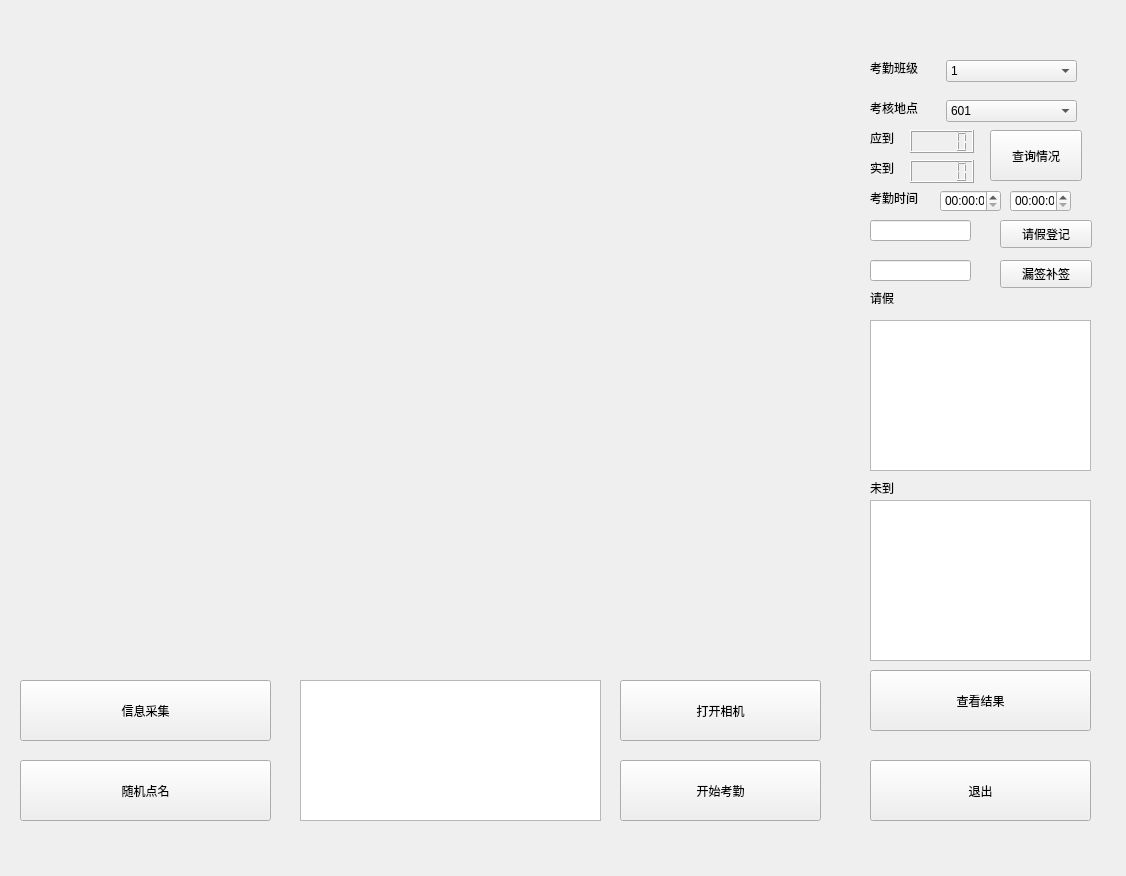
<?xml version="1.0" encoding="UTF-8"?>
<ui version="4.0">
 <class>Form</class>
 <widget class="QWidget" name="Form">
  <property name="geometry">
   <rect>
    <x>0</x>
    <y>0</y>
    <width>1126</width>
    <height>876</height>
   </rect>
  </property>
  <property name="windowTitle">
   <string>Form</string>
  </property>
  <widget class="QPushButton" name="infor_bot">
   <property name="geometry">
    <rect>
     <x>20</x>
     <y>680</y>
     <width>251</width>
     <height>61</height>
    </rect>
   </property>
   <property name="text">
    <string>信息采集</string>
   </property>
  </widget>
  <widget class="QPushButton" name="red_name_bot">
   <property name="geometry">
    <rect>
     <x>20</x>
     <y>760</y>
     <width>251</width>
     <height>61</height>
    </rect>
   </property>
   <property name="text">
    <string>随机点名</string>
   </property>
  </widget>
  <widget class="QPushButton" name="open_camre">
   <property name="geometry">
    <rect>
     <x>620</x>
     <y>680</y>
     <width>201</width>
     <height>61</height>
    </rect>
   </property>
   <property name="text">
    <string>打开相机</string>
   </property>
  </widget>
  <widget class="QPushButton" name="check_bot">
   <property name="geometry">
    <rect>
     <x>620</x>
     <y>760</y>
     <width>201</width>
     <height>61</height>
    </rect>
   </property>
   <property name="text">
    <string>开始考勤</string>
   </property>
  </widget>
  <widget class="QPushButton" name="exit_box">
   <property name="geometry">
    <rect>
     <x>870</x>
     <y>760</y>
     <width>221</width>
     <height>61</height>
    </rect>
   </property>
   <property name="text">
    <string>退出</string>
   </property>
  </widget>
  <widget class="QPushButton" name="result_bot">
   <property name="geometry">
    <rect>
     <x>870</x>
     <y>670</y>
     <width>221</width>
     <height>61</height>
    </rect>
   </property>
   <property name="text">
    <string>查看结果</string>
   </property>
  </widget>
  <widget class="QLCDNumber" name="shi_num">
   <property name="geometry">
    <rect>
     <x>910</x>
     <y>130</y>
     <width>64</width>
     <height>23</height>
    </rect>
   </property>
  </widget>
  <widget class="QLCDNumber" name="wei_num">
   <property name="geometry">
    <rect>
     <x>910</x>
     <y>160</y>
     <width>64</width>
     <height>23</height>
    </rect>
   </property>
  </widget>
  <widget class="QTimeEdit" name="start_time">
   <property name="geometry">
    <rect>
     <x>940</x>
     <y>190</y>
     <width>61</width>
     <height>22</height>
    </rect>
   </property>
  </widget>
  <widget class="QTimeEdit" name="end_time">
   <property name="geometry">
    <rect>
     <x>1010</x>
     <y>190</y>
     <width>61</width>
     <height>22</height>
    </rect>
   </property>
  </widget>
  <widget class="QLineEdit" name="ask_off_Edit">
   <property name="geometry">
    <rect>
     <x>870</x>
     <y>220</y>
     <width>101</width>
     <height>21</height>
    </rect>
   </property>
  </widget>
  <widget class="QLineEdit" name="Retroactive">
   <property name="geometry">
    <rect>
     <x>870</x>
     <y>260</y>
     <width>101</width>
     <height>21</height>
    </rect>
   </property>
  </widget>
  <widget class="QPushButton" name="ask_off_bot">
   <property name="geometry">
    <rect>
     <x>1000</x>
     <y>220</y>
     <width>92</width>
     <height>28</height>
    </rect>
   </property>
   <property name="text">
    <string>请假登记</string>
   </property>
  </widget>
  <widget class="QPushButton" name="Retroactive_bot">
   <property name="geometry">
    <rect>
     <x>1000</x>
     <y>260</y>
     <width>92</width>
     <height>28</height>
    </rect>
   </property>
   <property name="text">
    <string>漏签补签</string>
   </property>
  </widget>
  <widget class="QPushButton" name="inquire_box">
   <property name="geometry">
    <rect>
     <x>990</x>
     <y>130</y>
     <width>92</width>
     <height>51</height>
    </rect>
   </property>
   <property name="text">
    <string>查询情况</string>
   </property>
  </widget>
  <widget class="QComboBox" name="class_box">
   <property name="geometry">
    <rect>
     <x>946</x>
     <y>60</y>
     <width>131</width>
     <height>22</height>
    </rect>
   </property>
   <item>
    <property name="text">
     <string>1</string>
    </property>
   </item>
   <item>
    <property name="text">
     <string>2</string>
    </property>
   </item>
   <item>
    <property name="text">
     <string>3</string>
    </property>
   </item>
   <item>
    <property name="text">
     <string>4</string>
    </property>
   </item>
   <item>
    <property name="text">
     <string>5</string>
    </property>
   </item>
  </widget>
  <widget class="QComboBox" name="add_box">
   <property name="geometry">
    <rect>
     <x>946</x>
     <y>100</y>
     <width>131</width>
     <height>22</height>
    </rect>
   </property>
   <item>
    <property name="text">
     <string>601</string>
    </property>
   </item>
   <item>
    <property name="text">
     <string>602</string>
    </property>
   </item>
   <item>
    <property name="text">
     <string>603</string>
    </property>
   </item>
   <item>
    <property name="text">
     <string>604</string>
    </property>
   </item>
   <item>
    <property name="text">
     <string>605</string>
    </property>
   </item>
   <item>
    <property name="text">
     <string>606</string>
    </property>
   </item>
   <item>
    <property name="text">
     <string>607</string>
    </property>
   </item>
   <item>
    <property name="text">
     <string>608</string>
    </property>
   </item>
   <item>
    <property name="text">
     <string>609</string>
    </property>
   </item>
   <item>
    <property name="text">
     <string>610</string>
    </property>
   </item>
   <item>
    <property name="text">
     <string>611</string>
    </property>
   </item>
   <item>
    <property name="text">
     <string>612</string>
    </property>
   </item>
   <item>
    <property name="text">
     <string>613</string>
    </property>
   </item>
   <item>
    <property name="text">
     <string>614</string>
    </property>
   </item>
   <item>
    <property name="text">
     <string>615</string>
    </property>
   </item>
   <item>
    <property name="text">
     <string>616</string>
    </property>
   </item>
   <item>
    <property name="text">
     <string>617</string>
    </property>
   </item>
  </widget>
  <widget class="QLabel" name="label">
   <property name="geometry">
    <rect>
     <x>870</x>
     <y>60</y>
     <width>72</width>
     <height>15</height>
    </rect>
   </property>
   <property name="text">
    <string>考勤班级</string>
   </property>
  </widget>
  <widget class="QLabel" name="label_2">
   <property name="geometry">
    <rect>
     <x>870</x>
     <y>100</y>
     <width>72</width>
     <height>15</height>
    </rect>
   </property>
   <property name="text">
    <string>考核地点</string>
   </property>
  </widget>
  <widget class="QLabel" name="label_3">
   <property name="geometry">
    <rect>
     <x>870</x>
     <y>130</y>
     <width>41</width>
     <height>16</height>
    </rect>
   </property>
   <property name="text">
    <string>应到</string>
   </property>
  </widget>
  <widget class="QLabel" name="label_4">
   <property name="geometry">
    <rect>
     <x>870</x>
     <y>160</y>
     <width>31</width>
     <height>16</height>
    </rect>
   </property>
   <property name="text">
    <string>实到</string>
   </property>
  </widget>
  <widget class="QLabel" name="label_5">
   <property name="geometry">
    <rect>
     <x>870</x>
     <y>190</y>
     <width>61</width>
     <height>16</height>
    </rect>
   </property>
   <property name="text">
    <string>考勤时间</string>
   </property>
  </widget>
  <widget class="QLabel" name="newtime">
   <property name="geometry">
    <rect>
     <x>860</x>
     <y>20</y>
     <width>221</width>
     <height>20</height>
    </rect>
   </property>
   <property name="text">
    <string/>
   </property>
  </widget>
  <widget class="QLabel" name="label_6">
   <property name="geometry">
    <rect>
     <x>870</x>
     <y>290</y>
     <width>72</width>
     <height>15</height>
    </rect>
   </property>
   <property name="text">
    <string>请假</string>
   </property>
  </widget>
  <widget class="QLabel" name="label_7">
   <property name="geometry">
    <rect>
     <x>870</x>
     <y>480</y>
     <width>72</width>
     <height>15</height>
    </rect>
   </property>
   <property name="text">
    <string>未到</string>
   </property>
  </widget>
  <widget class="QLabel" name="title">
   <property name="geometry">
    <rect>
     <x>270</x>
     <y>20</y>
     <width>331</width>
     <height>20</height>
    </rect>
   </property>
   <property name="text">
    <string/>
   </property>
  </widget>
  <widget class="QTextEdit" name="ask_text">
   <property name="geometry">
    <rect>
     <x>870</x>
     <y>320</y>
     <width>221</width>
     <height>151</height>
    </rect>
   </property>
  </widget>
  <widget class="QTextEdit" name="wei_text">
   <property name="geometry">
    <rect>
     <x>870</x>
     <y>500</y>
     <width>221</width>
     <height>161</height>
    </rect>
   </property>
  </widget>
  <widget class="QTextEdit" name="messag_text">
   <property name="geometry">
    <rect>
     <x>300</x>
     <y>680</y>
     <width>301</width>
     <height>141</height>
    </rect>
   </property>
  </widget>
  <widget class="QLabel" name="voide">
   <property name="geometry">
    <rect>
     <x>30</x>
     <y>70</y>
     <width>801</width>
     <height>581</height>
    </rect>
   </property>
   <property name="text">
    <string/>
   </property>
  </widget>
 </widget>
 <resources/>
 <connections/>
</ui>
